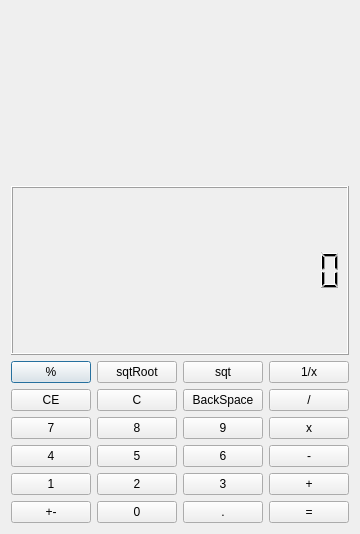
<?xml version="1.0" encoding="UTF-8"?>
<ui version="4.0">
 <class>Dialog</class>
 <widget class="QDialog" name="Dialog">
  <property name="geometry">
   <rect>
    <x>0</x>
    <y>0</y>
    <width>338</width>
    <height>534</height>
   </rect>
  </property>
  <property name="windowTitle">
   <string>Dialog</string>
  </property>
  <layout class="QGridLayout" name="gridLayout">
   <item row="3" column="0">
    <layout class="QGridLayout" name="gridLayout_2">
     <item row="1" column="0">
      <widget class="QPushButton" name="btn_mod">
       <property name="text">
        <string>%</string>
       </property>
      </widget>
     </item>
     <item row="2" column="0">
      <widget class="QPushButton" name="btn_clearE">
       <property name="text">
        <string>CE</string>
       </property>
      </widget>
     </item>
     <item row="2" column="1">
      <widget class="QPushButton" name="btn_clear">
       <property name="text">
        <string>C</string>
       </property>
      </widget>
     </item>
     <item row="4" column="1">
      <widget class="QPushButton" name="btn_5">
       <property name="text">
        <string>5</string>
       </property>
      </widget>
     </item>
     <item row="4" column="2">
      <widget class="QPushButton" name="btn_6">
       <property name="text">
        <string>6</string>
       </property>
      </widget>
     </item>
     <item row="5" column="2">
      <widget class="QPushButton" name="btn_3">
       <property name="text">
        <string>3</string>
       </property>
      </widget>
     </item>
     <item row="6" column="1">
      <widget class="QPushButton" name="btn_0">
       <property name="text">
        <string>0</string>
       </property>
      </widget>
     </item>
     <item row="2" column="2">
      <widget class="QPushButton" name="btn_backSpace">
       <property name="text">
        <string>BackSpace</string>
       </property>
      </widget>
     </item>
     <item row="2" column="3">
      <widget class="QPushButton" name="btn_div">
       <property name="text">
        <string>/</string>
       </property>
      </widget>
     </item>
     <item row="1" column="2">
      <widget class="QPushButton" name="btn_sqt">
       <property name="text">
        <string>sqt</string>
       </property>
      </widget>
     </item>
     <item row="1" column="3">
      <widget class="QPushButton" name="btn_fract">
       <property name="text">
        <string>1/x</string>
       </property>
      </widget>
     </item>
     <item row="1" column="1">
      <widget class="QPushButton" name="btn_sqtRoot">
       <property name="text">
        <string>sqtRoot</string>
       </property>
      </widget>
     </item>
     <item row="3" column="1">
      <widget class="QPushButton" name="btn_8">
       <property name="text">
        <string>8</string>
       </property>
      </widget>
     </item>
     <item row="6" column="2">
      <widget class="QPushButton" name="btn_dot">
       <property name="text">
        <string>.</string>
       </property>
      </widget>
     </item>
     <item row="3" column="2">
      <widget class="QPushButton" name="btn_9">
       <property name="text">
        <string>9</string>
       </property>
      </widget>
     </item>
     <item row="3" column="3">
      <widget class="QPushButton" name="btn_mul">
       <property name="text">
        <string>x</string>
       </property>
      </widget>
     </item>
     <item row="3" column="0">
      <widget class="QPushButton" name="btn_7">
       <property name="text">
        <string>7</string>
       </property>
      </widget>
     </item>
     <item row="5" column="3">
      <widget class="QPushButton" name="btn_add">
       <property name="text">
        <string>+</string>
       </property>
      </widget>
     </item>
     <item row="4" column="3">
      <widget class="QPushButton" name="btn_min">
       <property name="text">
        <string>-</string>
       </property>
      </widget>
     </item>
     <item row="5" column="0">
      <widget class="QPushButton" name="btn_1">
       <property name="text">
        <string>1</string>
       </property>
      </widget>
     </item>
     <item row="6" column="3">
      <widget class="QPushButton" name="btn_eql">
       <property name="text">
        <string>=</string>
       </property>
      </widget>
     </item>
     <item row="6" column="0">
      <widget class="QPushButton" name="btn_addMin">
       <property name="text">
        <string>+-</string>
       </property>
      </widget>
     </item>
     <item row="5" column="1">
      <widget class="QPushButton" name="btn_2">
       <property name="text">
        <string>2</string>
       </property>
      </widget>
     </item>
     <item row="4" column="0">
      <widget class="QPushButton" name="btn_4">
       <property name="text">
        <string>4</string>
       </property>
      </widget>
     </item>
    </layout>
   </item>
   <item row="1" column="0">
    <layout class="QVBoxLayout" name="verticalLayout">
     <item>
      <widget class="QLabel" name="label_equation">
       <property name="layoutDirection">
        <enum>Qt::LeftToRight</enum>
       </property>
       <property name="text">
        <string/>
       </property>
       <property name="alignment">
        <set>Qt::AlignRight|Qt::AlignTrailing|Qt::AlignVCenter</set>
       </property>
      </widget>
     </item>
     <item>
      <widget class="QLCDNumber" name="lcdNumber">
       <property name="smallDecimalPoint">
        <bool>false</bool>
       </property>
       <property name="digitCount">
        <number>16</number>
       </property>
       <property name="intValue" stdset="0">
        <number>0</number>
       </property>
      </widget>
     </item>
    </layout>
   </item>
  </layout>
 </widget>
 <resources/>
 <connections/>
</ui>
